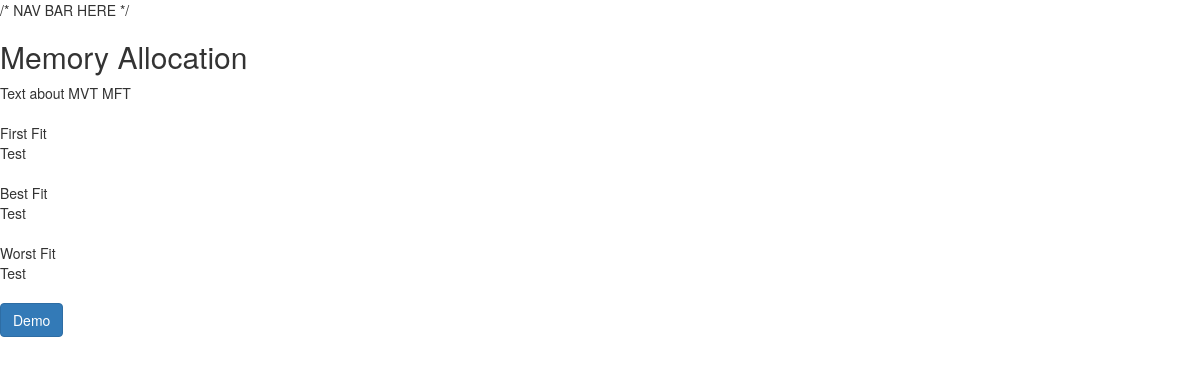
The app's page /memory/alloc/ with its own data.
### memory/models.py (models this page shows, shortened)
class MemSchedAlg(models.Model):
    name = models.CharField(max_length=200)
    description = models.TextField()
    demourl = models.CharField(max_length=200, blank=True)

### memory/views.py (the view)
def alloc(request):
    algos = MemSchedAlg.objects.all()
    context = {'algos': algos}
    return render(request, 'memory/alloc_index.html',context = context)

### memory/templates/memory/alloc_index.html (shortened to what this page needs)
{% extends "ossim/base.html" %}
{% block content %}
<div class="main-container">
  <div class="mem-alloc">
    <h2>Memory Allocation</h2>
    <div class="mvt">
      Text about MVT MFT
    </div>
    <br>
    {% for alg in algos %}
      {% if alg.demourl|stringformat:"s" == "mem"  %}
        <div class="alg-container">
          <div class="alg-name">  {{alg.name}} </div>
          <div class="alg-description">
            {{alg.description}}
          </div>
        </div>
        <br>
        {% endif %}
      {% endfor %}
        <a href="/memory/demo/" class="btn btn-primary">Demo</a><br>
  </div>
</div>
{% endblock %}

### records on screen
MemSchedAlg: name "First Fit", description "Test"
MemSchedAlg: name "Best Fit", description "Test"
MemSchedAlg: name "Worst Fit", description "Test"
